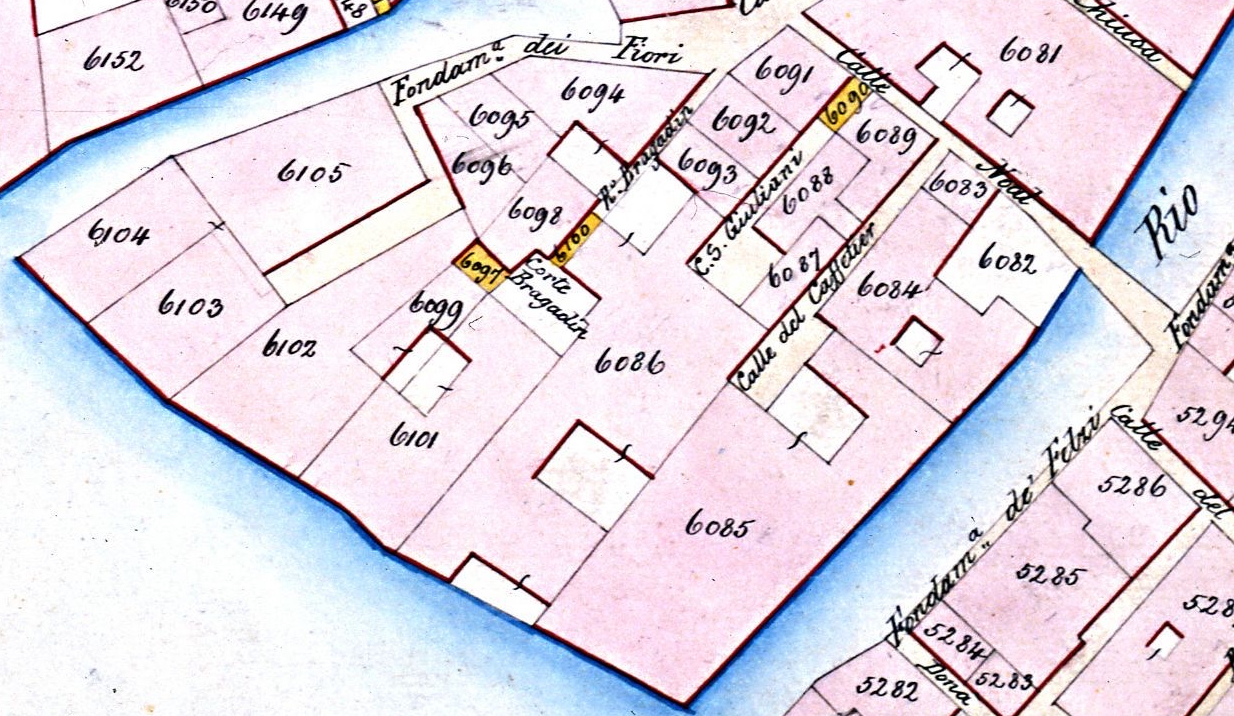
#> input picture data_cadasters/cadaster_sample1.jpg, 1234 x 716 px
$ python -i frangiFilter2D.py   (imports and definitions only)
#> lines starting #> are read from the running program, lines starting #| are printed output that depends on the picture
import numpy as np
from scipy.ndimage.filters import convolve


def Hessian2D(I, Sigma=1):
    """
    This function Hessian2 filters the image with 2nd derivatives of a
    Gaussian with parameter Sigma.
    :param I: image, in flotaing point precision (float64)
    :param Sigma: sigma of the gaussian kernel used
    :return: the 2nd derivatives
    """
    # Make kernel coordinates
    X, Y = np.meshgrid(np.arange(-np.round(3*Sigma), np.round(3*Sigma) +1),
                       np.arange(-np.round(3*Sigma), np.round(3*Sigma) +1), indexing='ij')

    # Build the gaussian 2nd derivatives filters
    DGaussxx = 1/(2*np.pi*Sigma**4)*(X**2/Sigma**2 - 1)*np.exp(-(X**2 + Y**2)/(2*Sigma**2))
    DGaussxy = (1/(2*np.pi*Sigma**6))*(X*Y)*np.exp(-(X**2 + Y**2)/(2*Sigma**2))
    DGaussyy = DGaussxx.conj().T

    Dxx = convolve(I, DGaussxx, mode='constant', cval=0.0)
    Dxy = convolve(I, DGaussxy, mode='constant', cval=0.0)
    Dyy = convolve(I, DGaussyy, mode='constant', cval=0.0)

    return Dxx, Dxy, Dyy
# --------------------------------------------------------


# [120 lines left out: functions eig2image, FrangiFilter2D, not called in this run]
# -------------------------------------------------

>>> import cv2
>>> picture = cv2.imread('../data_cadasters/cadaster_sample1.jpg', cv2.IMREAD_GRAYSCALE)
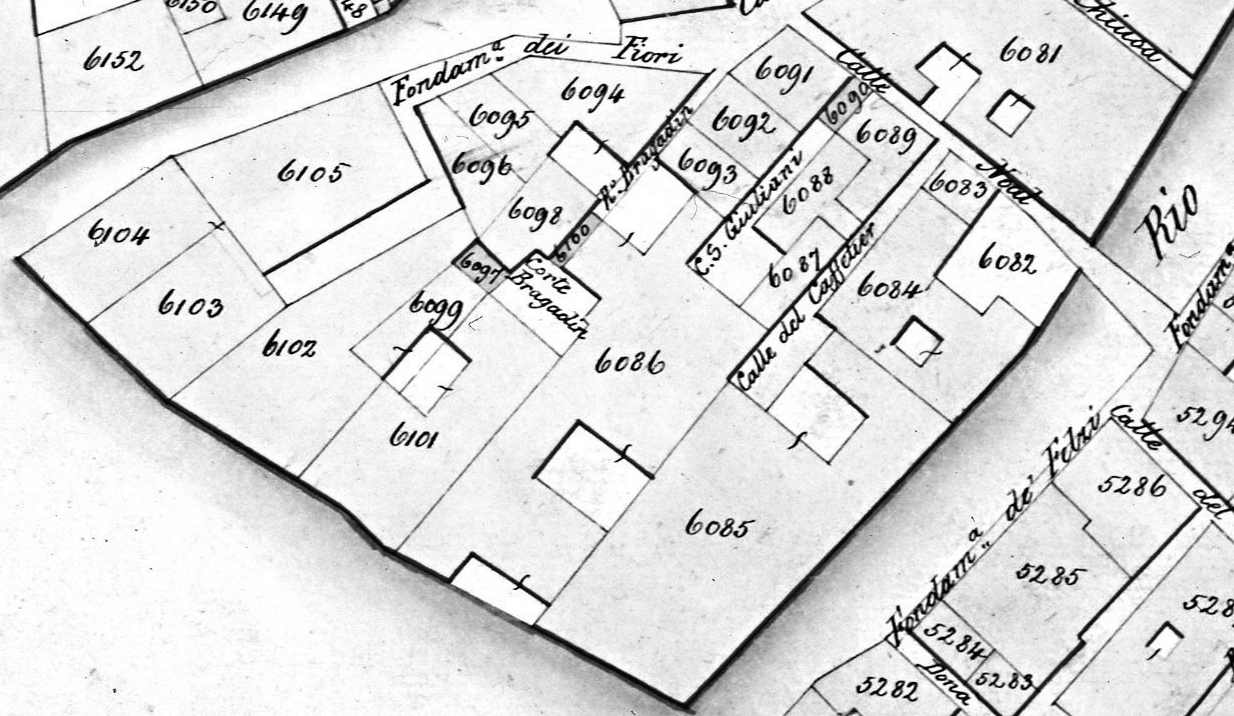
#> picture: shape (716, 1234); min 0, max 255, mean 219.4
>>> result = Hessian2D(picture)
#> in Hessian2D, `Dxx = convolve(I, DGaussxx, mode='constant', cval=0.0)`:
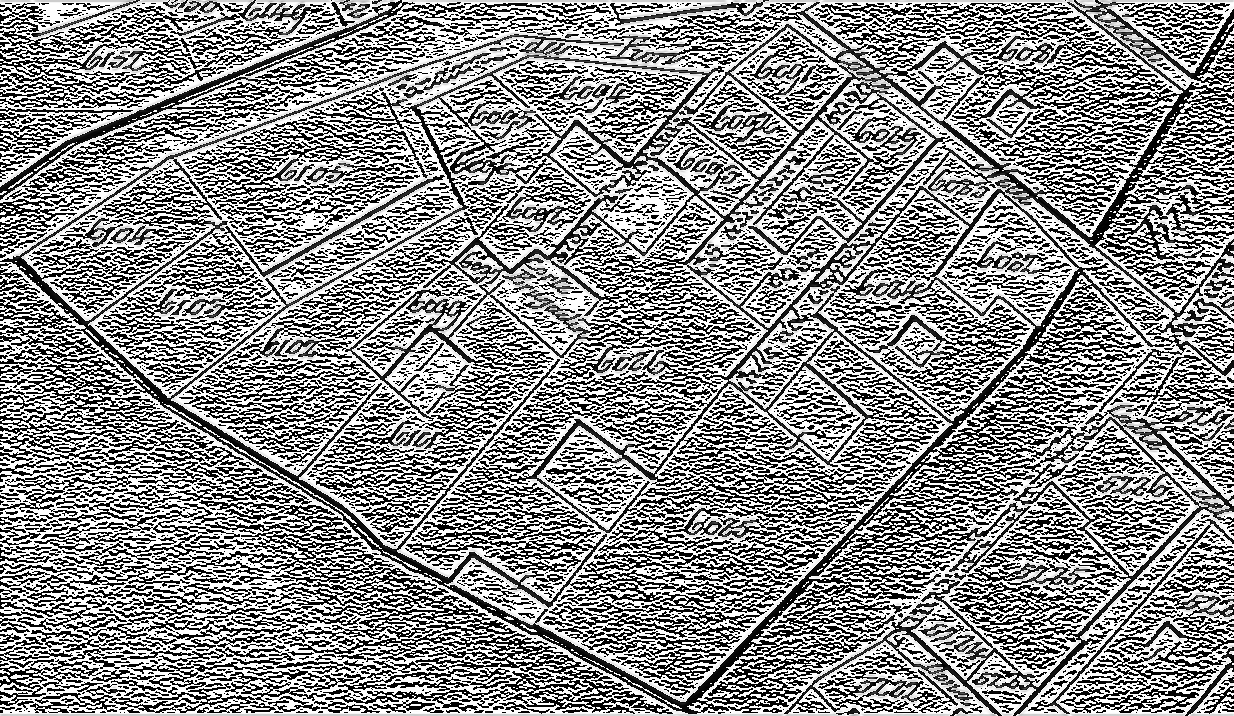
#> Dxx: shape (716, 1234); min 0, max 255, mean 139.9
#> in Hessian2D, `Dxy = convolve(I, DGaussxy, mode='constant', cval=0.0)`:
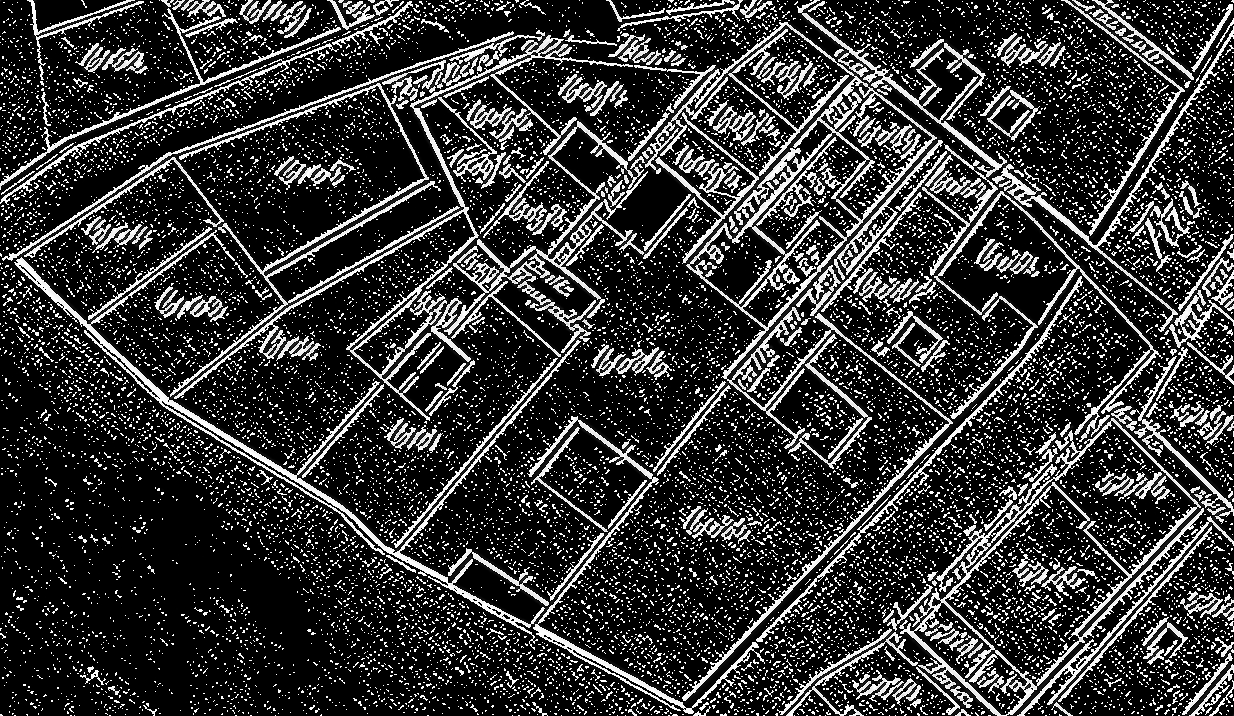
#> Dxy: shape (716, 1234); min 0, max 255, mean 52.9
#> in Hessian2D, `Dyy = convolve(I, DGaussyy, mode='constant', cval=0.0)`:
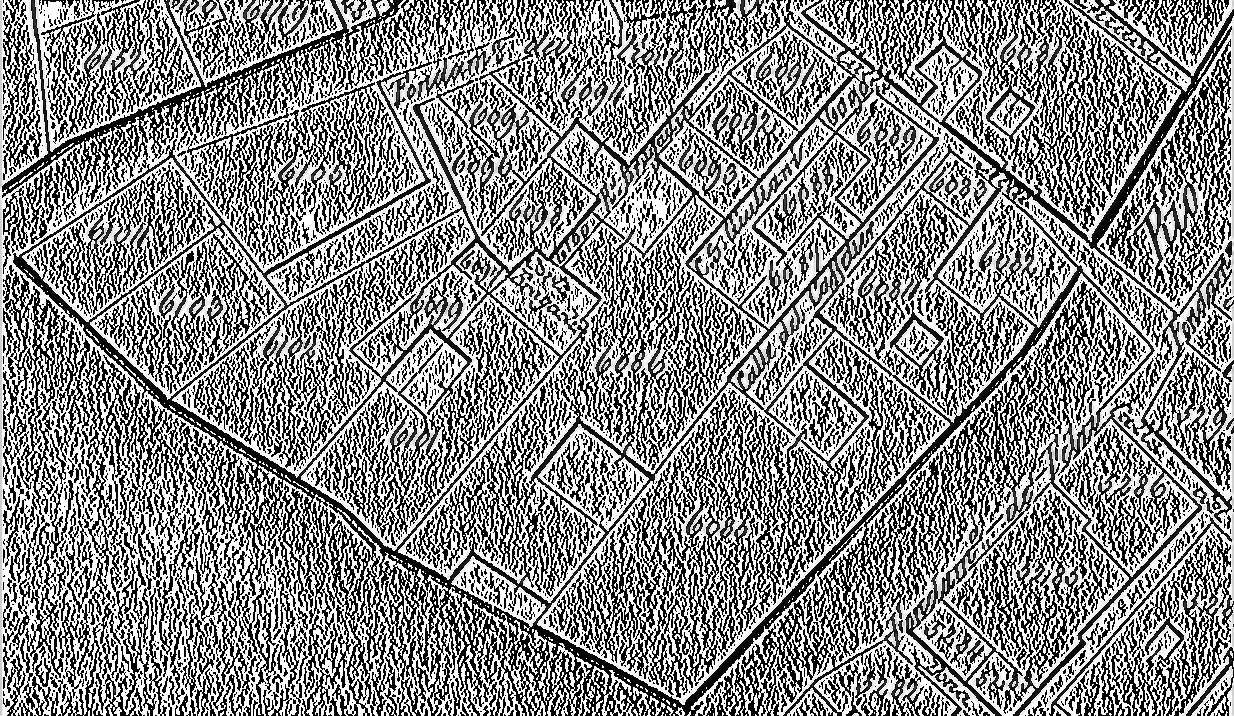
#> Dyy: shape (716, 1234); min 0, max 255, mean 138.2
